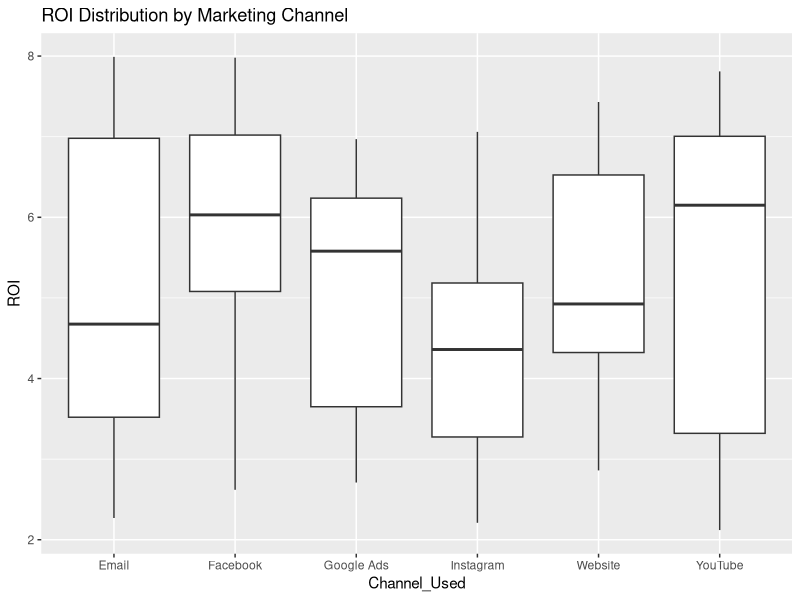

Generate this figure with R:
## ---- chunk 1
knitr::opts_chunk$set(echo = TRUE)
## ---- chunk 2
# Install required packages if not installed
if (!require("sqldf")) install.packages("sqldf")
if (!require("ggplot2")) install.packages("ggplot2")
if (!require("dplyr")) install.packages("dplyr")

library(sqldf)
library(ggplot2)
library(dplyr)

# Load the CSV file
df <- read.csv("marketing_campaign_dataset revised.csv", stringsAsFactors = FALSE)

# Convert Date column
df$Date <- as.Date(df$Date)
## ---- chunk 3
str(df)
summary(df)
## ---- chunk 4
sqldf("SELECT Customer_Segment,
              COUNT(*) AS Num_Campaigns,
              AVG(ROI) AS Avg_ROI
       FROM df
       GROUP BY Customer_Segment
       ORDER BY Avg_ROI DESC")
## ---- chunk 5
sqldf("SELECT Channel_Used,
              AVG(Conversion_Rate) AS Avg_Conversion,
              AVG(ROI) AS Avg_ROI
       FROM df
       GROUP BY Channel_Used
       ORDER BY Avg_Conversion DESC")
## ---- chunk 6
sqldf("SELECT Campaign_Type,
              AVG(Engagement_Score) AS Avg_Engagement,
              AVG(Clicks) AS Avg_Clicks
       FROM df
       GROUP BY Campaign_Type
       ORDER BY Avg_Engagement DESC")
## ---- chunk 7
sqldf("SELECT Location,
              AVG(ROI) AS Avg_ROI,
              COUNT(*) AS Campaigns
       FROM df
       GROUP BY Location
       HAVING Campaigns > 2
       ORDER BY Avg_ROI DESC")
## ---- chunk 8
ggplot(df, aes(x = Channel_Used, y = ROI)) +
  geom_boxplot() +
  labs(title = "ROI Distribution by Marketing Channel")
